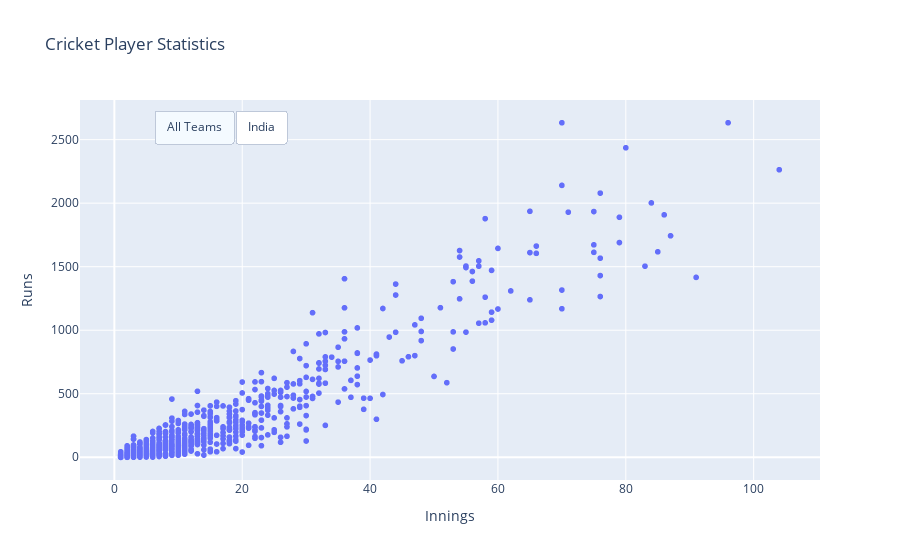

Notebook source saved alongside this figure:
### Code cell
fig5 = px.scatter(cricket,\
                  x = "Innings",\
                  y = "Runs",\
                  hover_name = "Player",\
                  hover_data = ["Average", "Country"],\
                  height = 500,\
                  title = "Cricket Player Statistics")

button1 = {'method': 'update',
          'label': 'All Teams',
          'args': [
              {'x': [cricket['Innings']]},
              {'y': [cricket['Runs']]}]
          }

button2 = {'method': 'update',
          'label': 'India',
          'args': [
              {'x': [df_india['Innings']]},
              {'y': [df_india['Runs']]}]
          }

fig5.update_layout(
    updatemenus=[{
        'type': 'buttons',
        'direction': "left",
        'pad': {"r": 10, "t": 10},
        'showactive': True,
        'x': 0.1,
        'xanchor': "left",
        'y': 1,
        'yanchor': "top",
        'buttons': [button1, button2]
    }]
)

fig5.show()

### Figure 1 — Plotly figure (JSON) as saved in the notebook; plotly's stock layout.template omitted (floating-point values rounded to 4 significant figures; data arrays with more than 128 entries replaced by an {"elided": "..."} marker saying what was removed)
{"data": [{"customdata": {"elided": "1110x2 mixed values"}, "hovertemplate": "<b>%{hovertext}</b><br><br>Innings=%{x}<br>Runs=%{y}<br>Average=%{customdata[0]}<br>Country=%{customdata[1]}<extra></extra>", "hovertext": {"elided": "1110 str values"}, "legendgroup": "", "marker": {"color": "#636efa", "symbol": "circle"}, "mode": "markers", "name": "", "showlegend": false, "type": "scattergl", "x": {"elided": "1110 int values"}, "xaxis": "x", "y": {"elided": "1110 int values"}, "yaxis": "y"}], "layout": {"autosize": true, "legend": {"tracegroupgap": 0}, "title": {"text": "Cricket Player Statistics"}, "updatemenus": [{"active": 0, "buttons": [{"args": [{"x": {"elided": "1x1110 int values"}}, {"y": {"elided": "1x1110 int values"}}], "label": "All Teams", "method": "update"}, {"args": [{"x": [[96, 85, 66, 70, 51, 57, 11, 22, 9, 6, 25, 36, 3, 31, 27, 26, 13, 5, 24, 14, 18, 20, 18, 2, 9, 5, 4, 13, 3, 1, 12, 7, 3, 3, 1, 2, 2, 4, 2, 6, 9, 1, 2, 1, 1, 4, 5, 1, 1, 2, 3, 2, 1, 1, 2, 2, 1, 1, 1, 1, 1, 1, 1, 1, 1]]}, {"y": [[2633, 1617, 1605, 2633, 1177, 1504, 123, 163, 23, 8, 310, 932, 4, 1138, 587, 399, 108, 28, 409, 172, 236, 375, 394, 20, 121, 26, 13, 226, 8, 1, 249, 68, 20, 7, 0, 3, 1, 101, 22, 122, 169, 2, 3, 2, 0, 64, 42, 10, 0, 15, 87, 35, 15, 0, 36, 12, 1, 1, 43, 38, 31, 19, 10, 5, 1]]}], "label": "India", "method": "update"}], "direction": "left", "pad": {"r": 10, "t": 10}, "showactive": true, "type": "buttons", "x": 0.1, "xanchor": "left", "y": 1, "yanchor": "top"}], "xaxis": {"anchor": "y", "autorange": true, "domain": [0, 1], "range": [-5.224, 110.2], "title": {"text": "Innings"}, "type": "linear"}, "y": {"elided": "1x1110 int values"}, "yaxis": {"anchor": "x", "autorange": true, "domain": [0, 1], "range": [-185.4, 2818.0], "title": {"text": "Runs"}, "type": "linear"}}}
